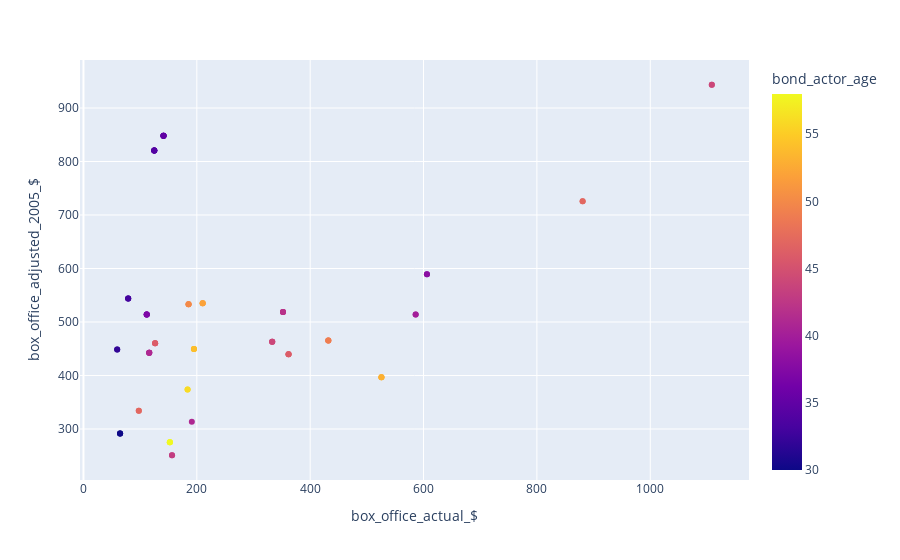

The cell this chart's notebook holds for it:
### Code cell
fig=px.scatter(data,x='box_office_actual_$',y='box_office_adjusted_2005_$',color='bond_actor_age')
fig.show()

### Figure 1 — Plotly figure (JSON) as saved in the notebook; plotly's stock layout.template omitted (floating-point values rounded to 4 significant figures)
{"data": [{"hovertemplate": "box_office_actual_$=%{x}<br>box_office_adjusted_2005_$=%{y}<br>bond_actor_age=%{marker.color}<extra></extra>", "legendgroup": "", "marker": {"color": [32, 32, 33, 33, 35, 33, 34, 34, 34, 34, 34, 35, 35, 35, 35, 37, 37, 37, 37, 30, 30, 30, 41, 41, 41, 41, 46, 46, 46, 47, 56, 47, 50, 50, 50, 52, 52, 52, 54, 54, 54, 56, 58, 58, 58, 41, 43, 43, 42, 42, 42, 44, 44, 44, 46, 46, 46, 49, 49, 49, 38, 38, 40, 40, 44, 44, 47, 47, 53, 53, 53], "coloraxis": "coloraxis", "symbol": "circle"}, "mode": "markers", "name": "", "orientation": "v", "showlegend": false, "type": "scatter", "x": [59.5, 59.5, 78.9, 78.9, 141.2, 78.9, 124.9, 124.9, 124.9, 124.9, 124.9, 141.2, 141.2, 141.2, 141.2, 111.6, 111.6, 111.6, 111.6, 64.6, 64.6, 64.6, 116, 116, 116, 116, 126.4, 126.4, 126.4, 97.6, 183.7, 97.6, 185.4, 185.4, 185.4, 210.3, 210.3, 210.3, 194.9, 194.9, 194.9, 183.7, 152.4, 152.4, 152.4, 191.2, 156.2, 156.2, 352, 352, 352, 333, 333, 333, 361.8, 361.8, 361.8, 432, 432, 432, 606, 606, 586.1, 586.1, 1109.0, 1109.0, 880.7, 880.7, 525.7, 525.7, 525.7], "xaxis": "x", "y": [448.8, 448.8, 543.8, 543.8, 848.1, 543.8, 820.4, 820.4, 820.4, 820.4, 820.4, 848.1, 848.1, 848.1, 848.1, 514.2, 514.2, 514.2, 514.2, 291.5, 291.5, 291.5, 442.5, 442.5, 442.5, 442.5, 460.3, 460.3, 460.3, 334, 373.8, 334, 533, 533, 533, 535, 535, 535, 449.4, 449.4, 449.4, 373.8, 275.2, 275.2, 275.2, 313.5, 250.9, 250.9, 518.5, 518.5, 518.5, 463.2, 463.2, 463.2, 439.5, 439.5, 439.5, 465.4, 465.4, 465.4, 589.4, 589.4, 514.2, 514.2, 943.5, 943.5, 725.5, 725.5, 396.8, 396.8, 396.8], "yaxis": "y"}], "layout": {"coloraxis": {"colorbar": {"title": {"text": "bond_actor_age"}}, "colorscale": [[0, "#0d0887"], [0.1111, "#46039f"], [0.2222, "#7201a8"], [0.3333, "#9c179e"], [0.4444, "#bd3786"], [0.5556, "#d8576b"], [0.6667, "#ed7953"], [0.7778, "#fb9f3a"], [0.8889, "#fdca26"], [1, "#f0f921"]]}, "legend": {"tracegroupgap": 0}, "margin": {"t": 60}, "xaxis": {"anchor": "y", "domain": [0, 1], "title": {"text": "box_office_actual_$"}}, "yaxis": {"anchor": "x", "domain": [0, 1], "title": {"text": "box_office_adjusted_2005_$"}}}}
